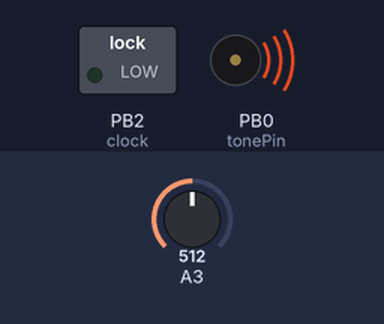
Bench run of a sketch on a simulated ATtiny85, built with avr-gcc and run on an emulated ATtiny85. On the bench: switched loads named in the sketch (green lamp = pin HIGH), buzzer (waves = sounding). The inputs (shaded band) are chosen by the test bench; at power-on: A3 = 512. Pins used as bus, display or sensor lines are not drawn.

Above: at 1.5 s.
1.6 s: A3 set to 10
At 3.2 s:
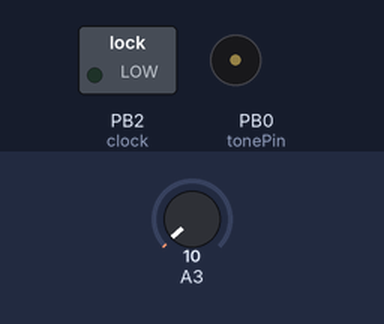
4.6 s: A3 set to 30
7.6 s: A3 set to 0
Timing chart, 0 to 10.6 s (numbered marks = the images above; inputs shaded):
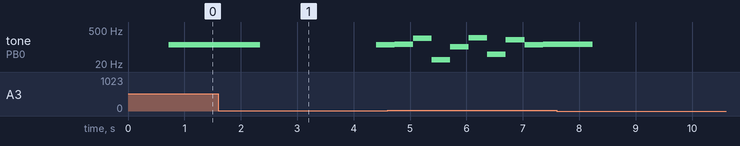

The sketch:

attinyPocketSequencer8PWM_4022Tone2.ino
```cpp
/*
*This code is for an attiny85 powered pocket sequencer and is part of an
*instructable at http://www.instructables.com/id/Attiny-Pocket-Sequencer/ .
*
*The following code was written by: Adam Berger
*
*You are free to use my code in anyway you'd like, as long as
*you give credit where it is due. Thank you for your interest!
*/
const byte pot = 3, tonePin = 0, reset = 1, clock = 2, speaker = 4;
const int MAX_NOTE_LENGTH = 8000, MAX_FREQ = 255, NUMBER_OF_STEPS = 8, POT_THRESHOLD = 20;
int stepFreqs[] = {255,128,230,30,100,240,50,200};
int stepSustains[] = {820,882,842,860,820,862,840,700};
int tempo = 1000;

unsigned long previousMillis, functionMillis;
void setup(){

  //enable inpustepFreqsts
  pinMode(pot, INPUT);
  digitalWrite(pot, HIGH);
  //enable outputs
  pinMode(reset, OUTPUT);
  pinMode(clock, OUTPUT);
  pinMode(tonePin, OUTPUT);

  digitalWrite(reset, LOW);
  delay(10);
  digitalWrite(reset, HIGH);
  delay(300);
  digitalWrite(reset, LOW);
  delay(10);
  //setFrequencies();
  //functionMillis=millis();
  setFrequencies();
  TCCR1 = TCCR1 & 0b11111001; //timer pre-scaler divided by 8, slower speed of the processor
  //setFrequencies();


}
void loop(){
  //for each step
  //TCCR1 = TCCR1 & 0b11111001; //timer pre-scaler divided by 8, slower speed of the processor

  for(byte a=0; a<NUMBER_OF_STEPS; a++){
    //turn LED on
    digitalWrite(clock, LOW);

    //tempo logic/update tempo variable
    previousMillis=millis();

    analogWrite(speaker, stepFreqs[a]);
    tone(tonePin, stepFreqs[a], stepSustains[a]);


    while(millis()-previousMillis<tempo){
      tempo = 4 * map(analogRead(pot),POT_THRESHOLD ,1023,3, MAX_NOTE_LENGTH);

      //if(analogRead(pot)<20&&(millis()-functionMillis>5000))
        //setSustain();
    }
  noTone(tonePin);
  digitalWrite(clock, HIGH);
  }
  digitalWrite(reset, HIGH);
  delay(1);

  digitalWrite(reset, LOW);
  delay(1);
}

void setFrequencies(){

  for(byte a=0; a<NUMBER_OF_STEPS; a++){
    //turn LED on
    digitalWrite(clock, LOW);
    delay(400);
    //tempo logic/update tempo variable
    while((analogRead(pot)>POT_THRESHOLD)){
     previousMillis=millis();
     int freq = map(analogRead(pot),POT_THRESHOLD,1023,0, MAX_FREQ);
     if(analogRead(pot)<POT_THRESHOLD+10) freq=0;
     stepFreqs[a] = freq;
     analogWrite(speaker, stepFreqs[a]);
     tone(tonePin, stepFreqs[a], stepSustains[a]);
     functionMillis=millis();
     while(millis()-functionMillis<200){
      if(analogRead(pot)<POT_THRESHOLD) break;
    }
    }
  digitalWrite(clock, HIGH);
  }
  functionMillis=millis();
  digitalWrite(reset, HIGH);
  delay(1);

  digitalWrite(reset, LOW);
  delay(1);
}

void setSustain(){
  for(byte a=0; a<NUMBER_OF_STEPS; a++){
    //turn LED on
    digitalWrite(clock, LOW);
    delay(400);
    //tempo logic/update tempo variable
    while((analogRead(pot)>POT_THRESHOLD)){
     stepSustains[a] = map(analogRead(pot),POT_THRESHOLD,1023,0, MAX_NOTE_LENGTH/100);
     tone(tonePin, stepFreqs[a], stepSustains[a]);
     functionMillis=millis();
      while(millis()-functionMillis<(stepSustains[a]+(stepSustains[a]/2))){
        //if(analogRead(pot)<20&&(millis()-functionMillis>50)) break;
        if(analogRead(pot)<POT_THRESHOLD) break;
    }
    digitalWrite(clock, HIGH);
    }
  }
  functionMillis=millis();

}
```

Measured:
- after the input at 1.6 s, tone on PB0 (tonePin): 125 Hz → silent after 0.74 s, → 125 Hz 2.1 s later
